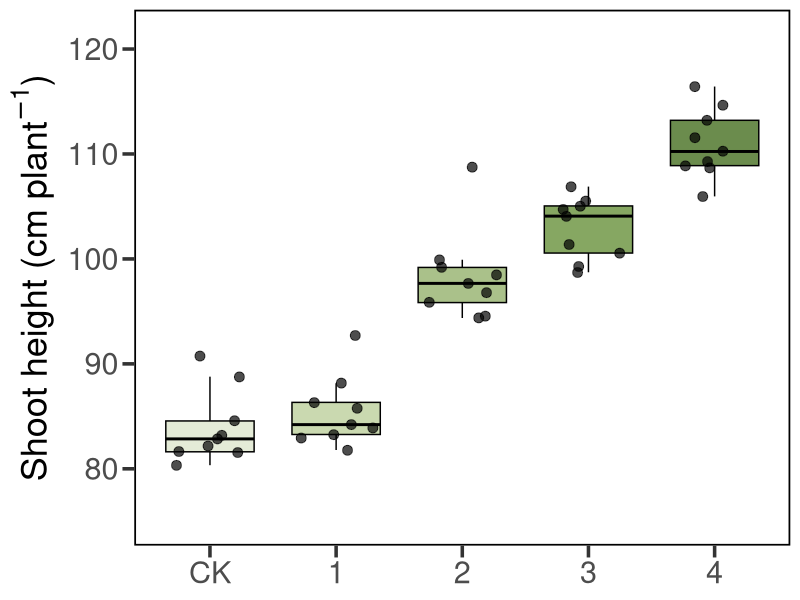

The R script that drew this image: (Note: this script raises an error after producing the figure.)
## ---- chunk 1
# === Load data ===
# 指向子文件夹里的文件
df <- read.csv("Figure 4/Shoot height/shoot height.csv")

# === Load required packages ===
library(ggplot2)
library(dplyr)
library(ggpubr)

# === Preprocess data ===
df$richness <- factor(df$richness, levels = unique(df$richness))

# === Define fill colors ===
fill_colors <- c(
  "CK" = "#E4EBD7",
  "1"  = "#CAD9B0",
  "2"  = "#AAC18A",
  "3"  = "#86A762",
  "4"  = "#6B8C4D"
)

# === Plot ===
y_max <- max(df$Shoot_height, na.rm = TRUE) + 5

p <- ggplot(df, aes(x = richness, y = Shoot_height, fill = richness)) +
  geom_boxplot(width = 0.7, outlier.shape = NA, color = "black") +
  geom_jitter(size = 3, alpha = 0.7, color = "black", width = 0.3) +
  scale_fill_manual(values = fill_colors) +
  theme_bw(base_size = 14) +
  theme(
    legend.position = "none",
    axis.title.x = element_blank(),
    axis.title.y = element_text(size = 26, face = "plain"),
    axis.text = element_text(size = 22),
    panel.border = element_rect(color = "black", linewidth = 1.2, fill = NA),
    axis.ticks = element_line(linewidth = 1.2),
    axis.ticks.length = unit(0.3, "cm"),
    panel.grid.major = element_blank(),
    panel.grid.minor = element_blank()
  ) +
  labs(y = expression("Shoot height (cm " * plant^{-1} * ")")) +
  ylim(75, y_max)

# === Save PDF ===
# 检查根目录下是否有 output 文件夹，没有则创建一个
if (!dir.exists(here("output"))) {
  dir.create(here("output"), recursive = TRUE)
}

# 保存 PDF 到 根目录/output/ 文件夹中
ggsave(
  filename = here("output", "shoot height.pdf"), 
  plot = p, 
  device = "pdf", 
  width = 8, 
  height = 6, 
  units = "in"
)

# 打印一条成功消息
message("图片已成功保存至: ", here("output", "shoot height.pdf"))
